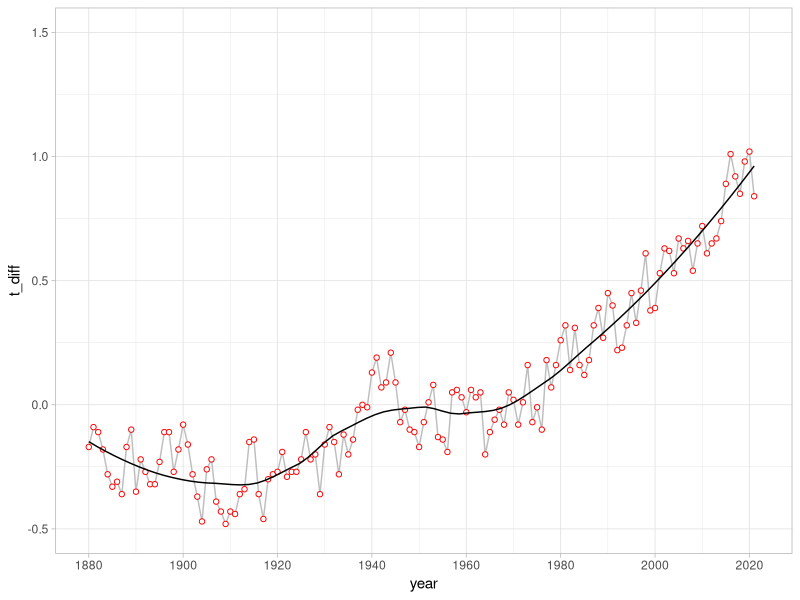
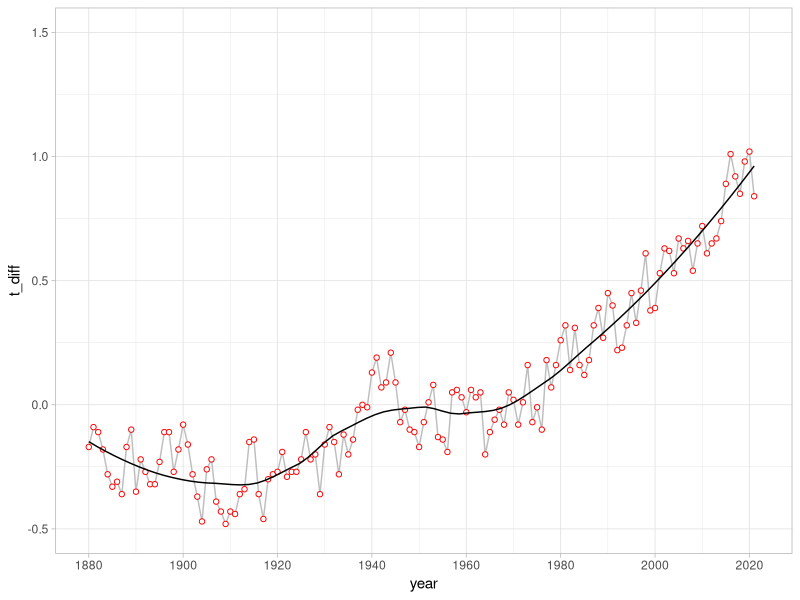

Recreate these plots in R, in order.
library(tidyverse)

read_csv("data/GLB.Ts+dSST.csv", skip=1,na="***") %>%
  select(year = Year, t_diff = `J-D`) %>%
  ggplot(aes(x = year, y = t_diff)) + 
  geom_line(color = "gray", size =0.5) +
  geom_point(fill = "white", color = "red", shape = 21) +
  geom_smooth(se = FALSE, color = "black",size = 0.5, span = 0.50) +
  scale_x_continuous(breaks=seq(1880,2023,20))+
  scale_y_continuous(limits = c(-0.5,1.5))+
  theme_light()

ggsave("figures/tempearature_index_plot.png",width = 6, height = 4)
